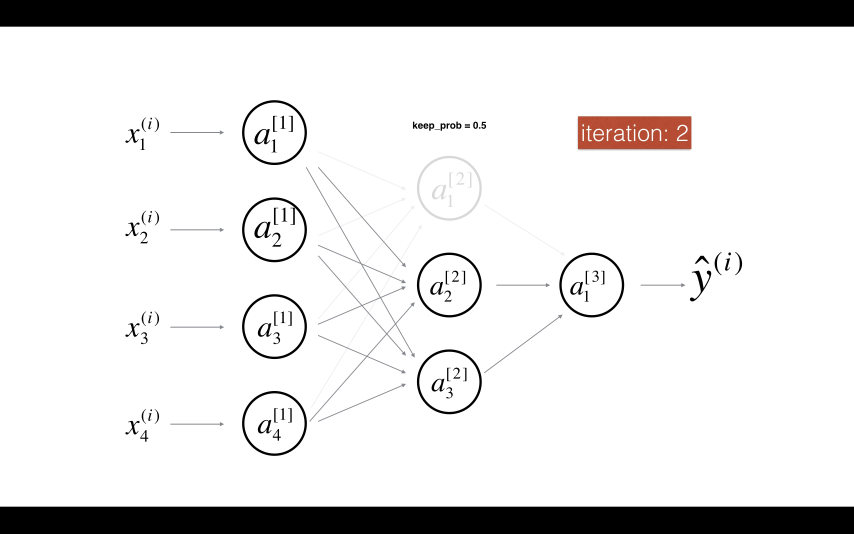
#> input picture frame 52 of deeplearning.ai/courses/作业/deeplearning.ai_02_homework/deeplearning.ai_02/week5/Regularization/images/dropout1_kiank.mp4, 2560 x 1600 px, given in place of vtest.avi, which was not available (shown at 1/3 size)
$ python Dense.py
#> lines starting #> are read from the running program, lines starting #| are printed output that depends on the picture; pictures that were not available may be replaced by others from this repository, and a replacement may not be noted
"""
    @Time    : 2018/12/23 14:51
    @Author  : DreamMax
    @FileName: Dense.py
    @Software: PyCharm
    @Github  ： https://github.com/HelloMX
"""

import cv2
import numpy as np
cap = cv2.VideoCapture("vtest.avi")

ret, frame1 = cap.read()
#> frame1 is the input picture: shape (1600, 2560, 3); mean B, G, R 224.6, 224.7, 225.5
prvs = cv2.cvtColor(frame1,cv2.COLOR_BGR2GRAY)

hsv = np.zeros_like(frame1)
# print(hsv.shape)   #(576, 768, 3)
hsv[...,1] = 255

while(1):
    ret, frame2 = cap.read()
    next = cv2.cvtColor(frame2,cv2.COLOR_BGR2GRAY)

    flow = cv2.calcOpticalFlowFarneback(prvs,next, None, 0.5, 3, 15, 3, 5, 1.2, 0)

    mag, ang = cv2.cartToPolar(flow[...,0], flow[...,1])
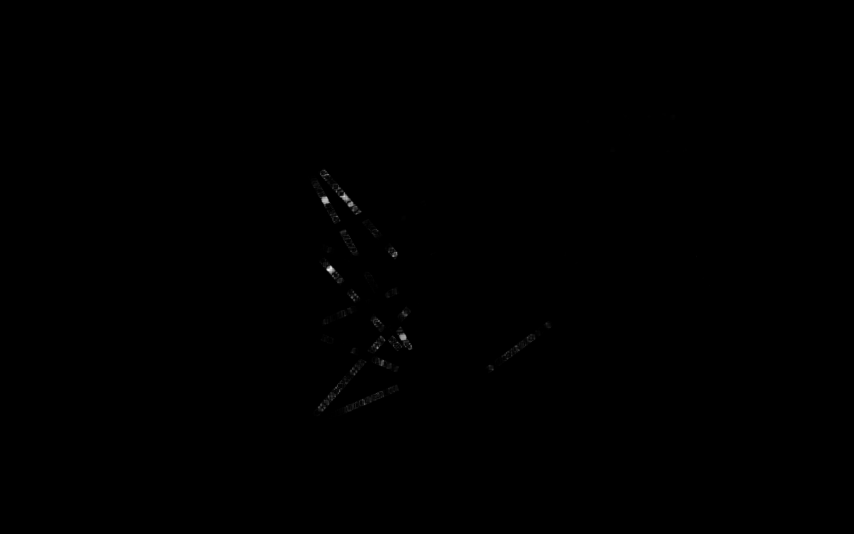
#> mag: shape (1600, 2560) float32 (shown at 1/3 size); min 0, max 10.29, mean 0.00935; drawn with min black and max white
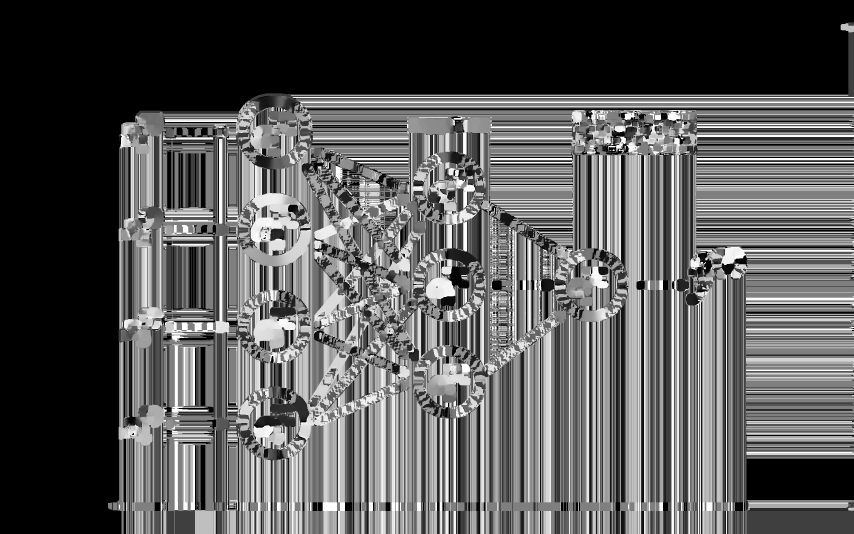
#> ang: shape (1600, 2560) float32 (shown at 1/3 size); min 0, max 6.28, mean 2.19; drawn with min black and max white
    hsv[...,0] = ang*180/np.pi/2
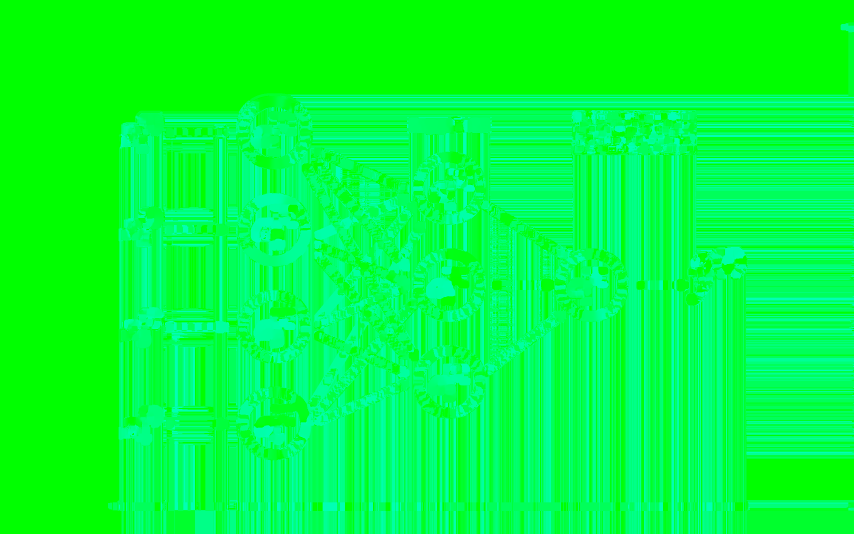
#> hsv: shape (1600, 2560, 3) (shown at 1/3 size); mean of channels 0, 1, 2 62.4, 255, 0; drawn as B, G, R
    hsv[...,2] = cv2.normalize(mag,None,0,255,cv2.NORM_MINMAX)
    rgb = cv2.cvtColor(hsv,cv2.COLOR_HSV2BGR)

    cv2.imshow('frame2',rgb)
    k = cv2.waitKey(30) & 0xff
#> (key Esc is pressed here)
    if k == 27:
        break
    elif k == ord('s'):
        cv2.imwrite('opticalfb.png',frame2)
        cv2.imwrite('opticalhsv.png',rgb)
    prvs = next

cap.release()
cv2.destroyAllWindows()

$ run again, starting later in the video
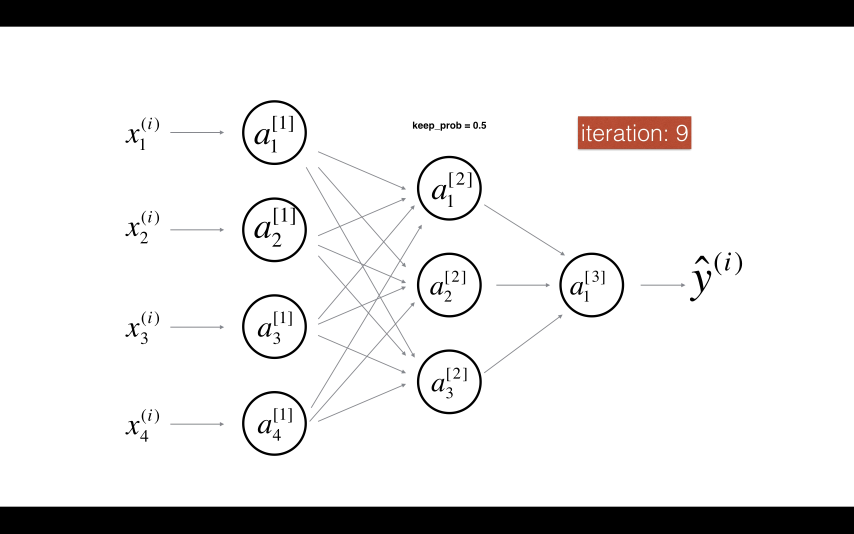
#> input picture frame 416 of deeplearning.ai/courses/作业/deeplearning.ai_02_homework/deeplearning.ai_02/week5/Regularization/images/dropout1_kiank.mp4, 2560 x 1600 px, given in place of vtest.avi, which was not available (shown at 1/3 size)
#> frame1 is the input picture: shape (1600, 2560, 3); mean B, G, R 224.1, 224.3, 225
#> `mag, ang = cv2.cartToPolar(flow[...,0], flow[...,1])`:
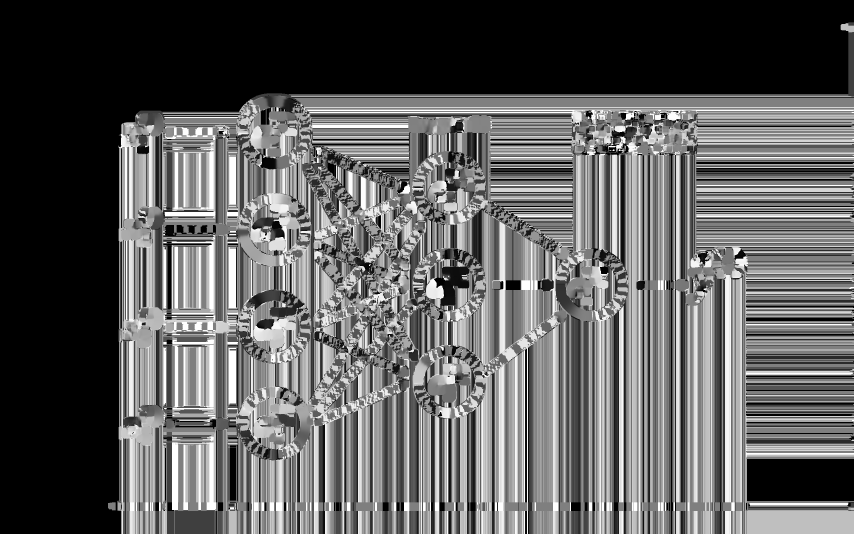
#> ang: shape (1600, 2560) float32 (shown at 1/3 size); min 0, max 6.28, mean 2.31; drawn with min black and max white
#> `hsv[...,0] = ang*180/np.pi/2`:
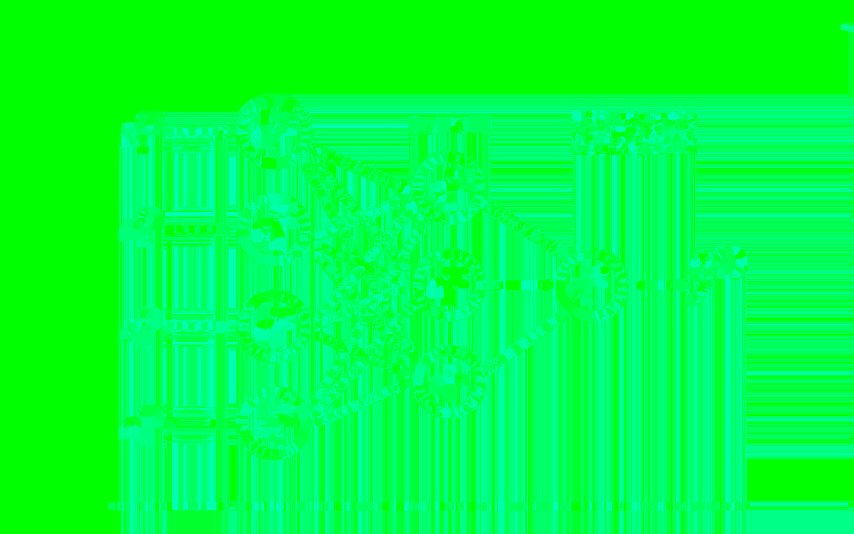
#> hsv: shape (1600, 2560, 3) (shown at 1/3 size); mean of channels 0, 1, 2 66, 255, 0; drawn as B, G, R
